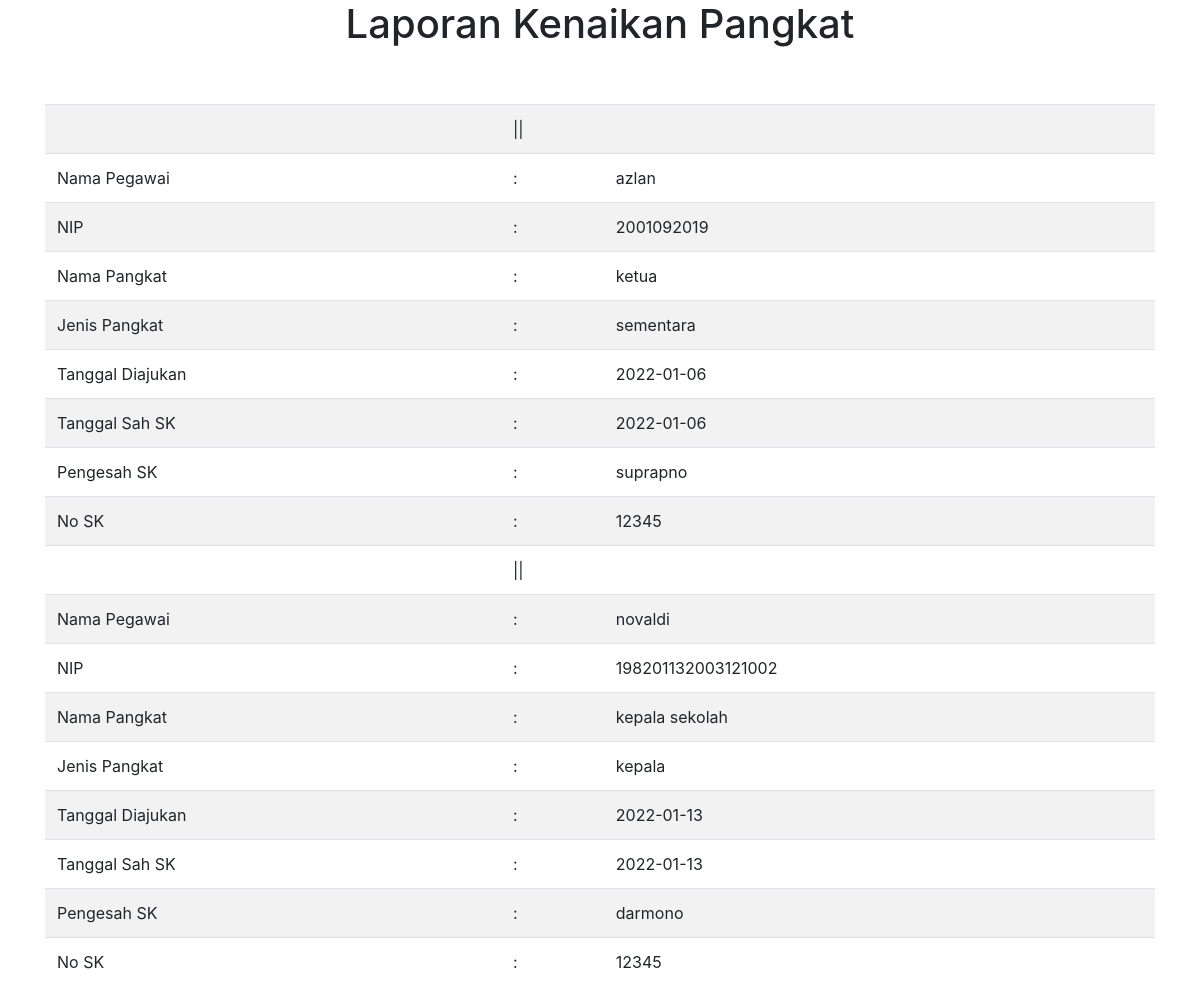
Page /_report/lap_pangkat.php on the committed database.
### tables this page shows
CREATE TABLE `pangkat` (
  `id_pangkat` int(11) NOT NULL,
  `nip` varchar(19) NOT NULL,
  `nama_pangkat` varchar(50) NOT NULL,
  `jenis_pangkat` varchar(50) NOT NULL,
  `tmt_pangkat` date NOT NULL,
  `sah_sk` date NOT NULL,
  `nama_pengesah_sk` varchar(50) NOT NULL,
  `no_sk` varchar(50) NOT NULL
);

CREATE TABLE `pegawai` (
  `nip` varchar(19) NOT NULL,
  `nama_pegawai` varchar(50) NOT NULL,
  `foto_pegawai` varchar(255) NOT NULL,
  `tempat_lahir` text NOT NULL,
  `tanggal_lahir` date NOT NULL,
  `jenis_kelamin` enum('laki-laki','perempuan') NOT NULL,
  `no_hp` varchar(15) NOT NULL,
  `agama` varchar(50) NOT NULL,
  `email` varchar(60) NOT NULL,
  `alamat` text NOT NULL,
  `gol_darah` enum('o','a','b','ab') NOT NULL,
  `status_pernikahan` enum('kawin','lajang') NOT NULL,
  `status_kepegawaian` enum('pns','honor') NOT NULL,
  `id_bagian` varchar(15) NOT NULL
);

### _report/lap_pangkat.php (the view, shortened to what this page needs)
<!DOCTYPE html>
<html lang="en">
<head>
</head>
<link href="../_assets/css/bootstrap.min.css" rel="stylesheet">
<body>
    <div class="container">
        <div class="table-responsive">
        <h1 style="text-align: center;">Laporan Kenaikan Pangkat</h1>
        <br><br>
            <table class="table table-striped">
                <?php
                require_once "../_config/config.php";
                $ambil = mysqli_query($koneksi, "select*from pangkat inner join pegawai on pangkat.nip=pegawai.nip");
                while ($data = mysqli_fetch_array($ambil)) {
                ?>
                    <tr>
                        <td></td>
                        <td>||</td>
                        <td></td>
                    </tr>
                    <tr>
                        <td>Nama Pegawai</td>
                        <td>:</td>
                        <td><?php echo $data['nama_pegawai'] ?></td>
                    </tr>
                    <tr>
                        <td>NIP</td>
                        <td>:</td>
                        <td><?php echo $data['1'] ?></td>
                    </tr>
                    <tr>
                        <td>Nama Pangkat</td>
                        <td>:</td>
                        <td><?php echo $data['2'] ?></td>
                    </tr>
                    <tr>
                        <td>Jenis Pangkat</td>
                        <td>:</td>
                        <td><?php echo $data['3'] ?></td>
                    </tr>
                    <tr>
                        <td>Tanggal Diajukan</td>
                        <td>:</td>
                        <td><?php echo $data['4'] ?></td>
                    </tr>
                    <tr>
                        <td>Tanggal Sah SK</td>
                        <td>:</td>
                        <td><?php echo $data['5'] ?></td>
                    </tr>
                    <tr>
                        <td>Pengesah SK</td>
                        <td>:</td>
                        <td><?php echo $data['6'] ?></td>
                    </tr>
                    <tr>
                        <td>No SK</td>
                        <td>:</td>
                        <td><?php echo $data['7'] ?></td>
                    </tr>
                <?php
                }
                ?>
            </table>
        </div>
    </div>
</body>
</html>

### rows in the picture
pangkat: nip.nama_pegawai "azlan", nip "2001092019", nama_pangkat "ketua", jenis_pangkat "sementara", tmt_pangkat "2022-01-06", sah_sk "2022-01-06", nama_pengesah_sk "suprapno", no_sk "12345"
pangkat: nip.nama_pegawai "novaldi", nip "198201132003121002", nama_pangkat "kepala sekolah", jenis_pangkat "kepala", tmt_pangkat "2022-01-13", sah_sk "2022-01-13", nama_pengesah_sk "darmono", no_sk "12345"
